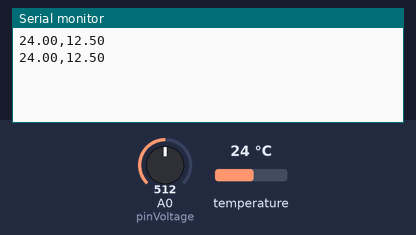
Bench run of a sketch on a simulated Arduino Uno, built with avr-gcc and run on an emulated ATmega328P. Shown: the last lines printed to the serial monitor. The inputs (shaded band) are chosen by the test bench; at power-on: temperature 24 °C, A0 (pinVoltage) = 512.

Above: at 2.4 s.
2.5 s: temperature set to 12 °C
At 3.2 s:
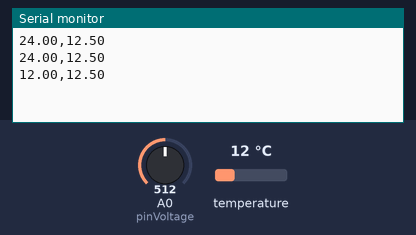
4.0 s: A0 (pinVoltage) set to 716
At 4.9 s:
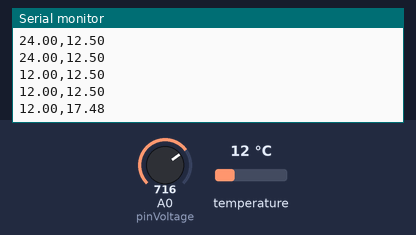
5.5 s: temperature set to 19 °C
At 6.7 s:
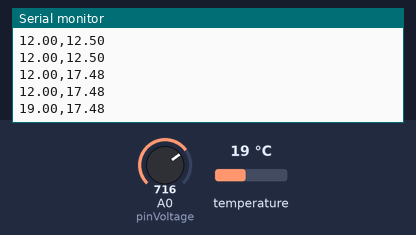
7.0 s: A0 (pinVoltage) set to 900
At 8.4 s:
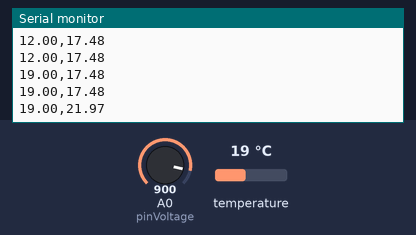
Timing chart, 0 to 9.5 s (numbered marks = the images above; inputs shaded):
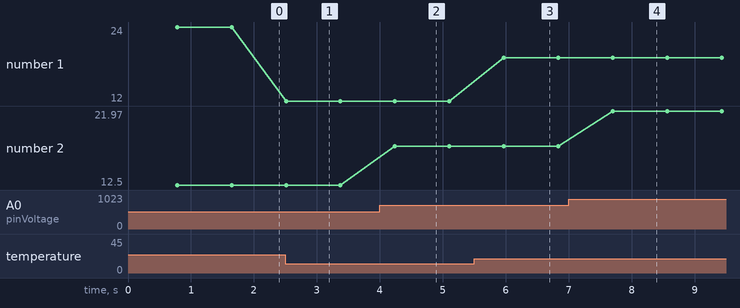

Measured:
- after the input at 2.5 s, the serial monitor: prints a new line at once (image 1)
- after the input at 4.0 s, the serial monitor: prints a new line after 0.24 s (image 2)
- after the input at 5.5 s, the serial monitor: prints a new line after 0.47 s (image 3)
- after the input at 7.0 s, the serial monitor: prints a new line after 0.70 s (image 4)
- plotted number 1: 24 → 12 after the input at 2.5 s, 12 → 19 after the input at 5.5 s
- plotted number 2: 12.5 → 17.48 after the input at 4.0 s, 17.48 → 21.97 after the input at 7.0 s

The sketch:

sensor_read.ino
```cpp
#include <DallasTemperature.h>
#include <OneWire.h>

#define pinVoltage A0
#define ONE_WIRE_BUS 7

OneWire ourWire(ONE_WIRE_BUS);
DallasTemperature sensor(&ourWire);

void setup() {
  Serial.begin(9600);
  pinMode(pinVoltage, INPUT);
  sensor.begin();
}

float voltage;

void loop() {
  sensor.requestTemperatures();
  float leitura = sensor.getTempCByIndex(0);

  unsigned short reading_voltage = (analogRead(pinVoltage));
  voltage = reading_voltage * 5 / 1024.0 * 5;

  Serial.print(leitura);
  Serial.print(',');
  Serial.println(voltage);

  delay(100);
}
```
